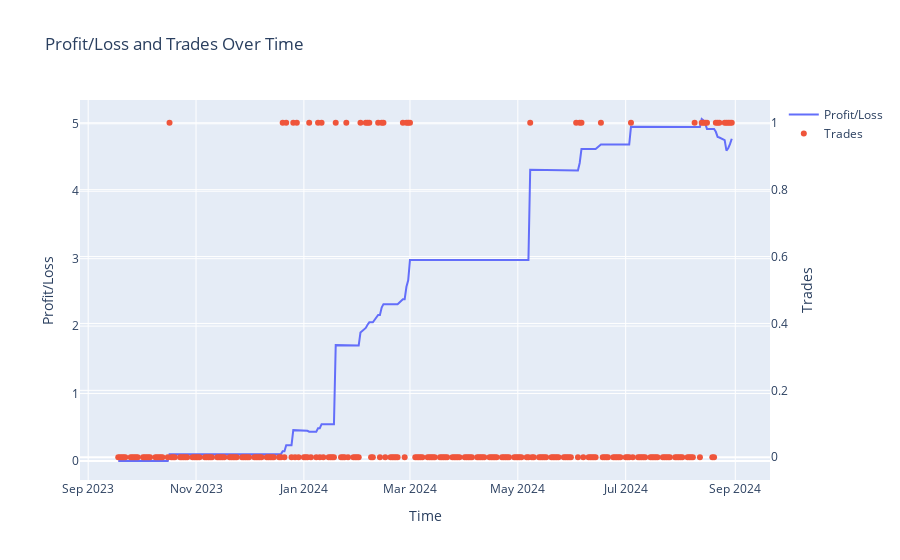

The notebook cell saved with this chart:
### Code cell
params["mode"] = "test"
test_ts = TradingSystem(**params)
test_ts.run_trading_system(volatility=volatility,
                      rolling_window=best_rolling_window, 
                      lower_threshold=best_lower_threshold,
                      naive=False, 
                      verbose=True, 
                      plot=True)

### Figure 1 — Plotly figure (JSON) as saved in the notebook; plotly's stock layout.template omitted (floating-point values rounded to 4 significant figures; data arrays with more than 128 entries replaced by an {"elided": "..."} marker saying what was removed)
{"data": [{"mode": "lines", "name": "Profit/Loss", "type": "scatter", "x": {"elided": "250 str values"}, "y": {"elided": "250 float values"}}, {"mode": "markers", "name": "Trades", "type": "scatter", "x": {"elided": "250 str values"}, "y": {"elided": "250 int values"}, "yaxis": "y2"}], "layout": {"title": {"text": "Profit/Loss and Trades Over Time"}, "xaxis": {"title": {"text": "Time"}}, "yaxis": {"title": {"text": "Profit/Loss"}}, "yaxis2": {"overlaying": "y", "side": "right", "title": {"text": "Trades"}}}}
